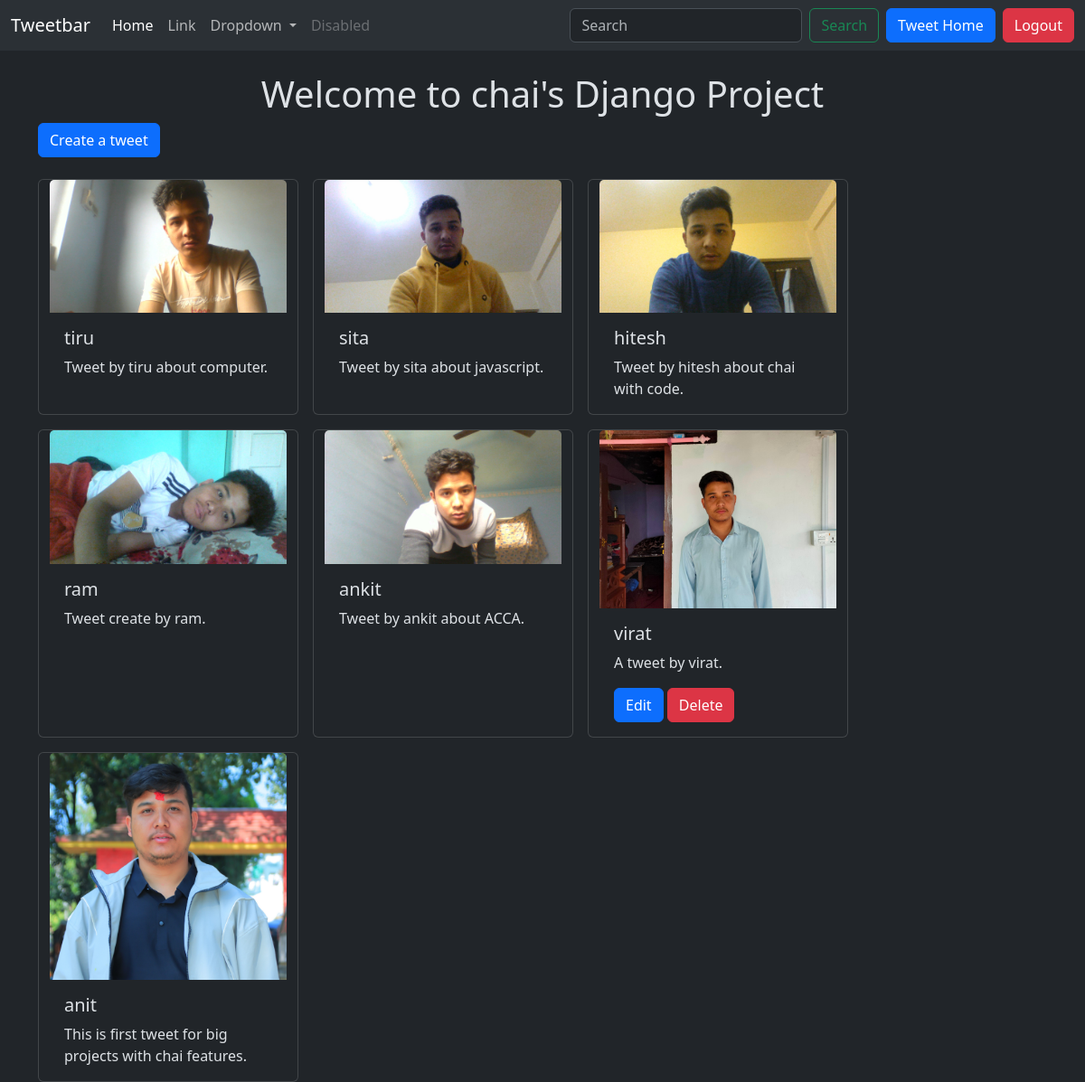
Page /tweet/ (signed in) on the committed database.
### tweet/models.py (models this page shows, shortened)
class Tweet(models.Model):
    user = models.ForeignKey(User, on_delete=models.CASCADE)
    text = models.TextField(max_length=240)
    photo = models.ImageField(upload_to='photos/', blank=True, null=True)
    created_at = models.DateTimeField(auto_now_add=True)
    updated_at = models.DateTimeField(auto_now=True)

### tweet/views.py (the view)
# urls.py: path('',views.tweet_list, name='tweet_list' ),
def tweet_list(request):
    tweets = Tweet.objects.all().order_by('-created_at')
    return render(request, 'tweet_list.html', {'tweets':tweets})

### tweet/templates/tweet_list.html (shortened to what this page needs)
{% extends "layout.html" %}
{% block content %}
<h1 class="text-center mt-4">Welcome to chai's Django Project</h1>
<a class ="btn btn-primary mb-4" href="{% url "tweet_create" %}">Create a tweet</a>
<div class="container row gap-3">
    {% for tweet in tweets  %}
    <div class="card" style="width: 18rem;">
        <img src="{{tweet.photo.url}}" class="card-img-top" alt="...">
        <div class="card-body">
          <h5 class="card-title">{{tweet.user.username}}</h5>
          <p class="card-text">{{tweet.text}}.</p>
          {% if tweet.user == user %}
          <a href="{% url 'tweet_edit' tweet.id %}" class="btn btn-primary">Edit</a>
          <a href="{% url 'tweet_delete' tweet.id %}" class="btn btn-danger">Delete</a>
          {% endif %}
        </div>
      </div>
    {% endfor %}
</div>
{% endblock %}

### rows in the picture
Tweet: photo (picture), user.username "tiru", text "Tweet by tiru about computer"
Tweet: photo (picture), user.username "sita", text "Tweet by sita about javascript"
Tweet: photo (picture), user.username "hitesh", text "Tweet by hitesh about chai with code"
Tweet: photo (picture), user.username "ram", text "Tweet create by ram"
Tweet: photo (picture), user.username "ankit", text "Tweet by ankit about ACCA"
Tweet: photo (picture), user.username "virat", text "A tweet by virat", shows "Edit"
Tweet: photo (picture), user.username "anit", text "This is first tweet for big projects with chai features"
